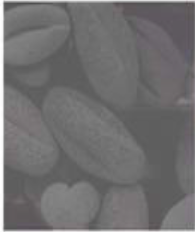
#> input picture ope8/images/image1.png, 195 x 232 px
$ jupyter execute --allow-errors ope8.ipynb
#> lines starting #> are read from the running program, lines starting #| are printed output that depends on the picture
[cell 1]
# 1

import cv2
import matplotlib.pyplot as plt
import numpy as np

src_img = cv2.imread("images/image1.png",cv2.IMREAD_GRAYSCALE)
#> src_img: shape (232, 195); min 78, max 255, mean 111.4

if src_img is None:
    raise FileNotFoundError("Unable to load src image")

# Generating Histogram
img_hist = cv2.calcHist([src_img],[0],None,[256],[0,256])
#> img_hist = 256 values, max 3018 at index 94, min 0 at index 0, mean 176.7

# Histogram Equalization
eqz_img = cv2.equalizeHist(src_img)
eqz_hist = cv2.calcHist(
    [eqz_img],
    [0],
    None,
    [256],
    [0, 256]
)
#> eqz_hist = 256 values, max 3018 at index 39, min 0 at index 4, mean 176.7

# Histogram matching

# adding reference image
ref_img = cv2.imread(
    "/Users/krishsondagar/Krish/sem_5/DSIP/labs/images/yes!.jpg",
    cv2.IMREAD_GRAYSCALE
)
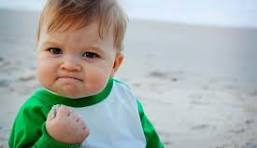
#> input picture images/yes!.jpg, 257 x 148 px, found by its file name
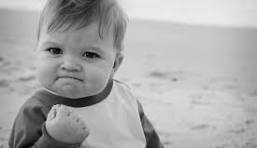
#> ref_img: shape (148, 257); min 0, max 240, mean 170.8

if ref_img is None:
    raise FileNotFoundError("Unable to load reference image")

# calculating histogram
ref_hist = cv2.calcHist([ref_img],[0],None,[256],[0,256])
#> ref_hist = 256 values, max 1131 at index 202, min 0 at index 1, mean 148.6


# normalizing both histogram
src_hist_norm = img_hist / img_hist.sum()
#> src_hist_norm = 256 values, max 0.0667 at index 94, min 0 at index 0, mean 0.00391
ref_hist_norm = ref_hist / ref_hist.sum()
#> ref_hist_norm = 256 values, max 0.0297 at index 202, min 0 at index 1, mean 0.00391

# finding cumulative sum
src_cdf = src_hist_norm.cumsum()
#> src_cdf = 256 values from 0 to 1
ref_cdf = ref_hist_norm.cumsum()
#> ref_cdf = 256 values from 0.000131 to 1

# Find the equivalent values of src_cdf in ref_cdf and store their intensity values in mapping
mapping = np.interp(src_cdf, ref_cdf, range(256))
#> mapping = 256 values from 0 to 255

# Replace source image pixel intensities according to the mapping
matched_img = mapping[src_img].astype(np.uint8)

matched_hist = cv2.calcHist([matched_img],[0],None,[256],[0,256])
#> matched_hist = 256 values, max 3018 at index 123, min 0 at index 0, mean 176.7

x = list(range(256))

plt.figure(figsize=(16,8))

plt.subplot(4,2,1)
plt.title("Original Image")
plt.axis("off")
plt.imshow(src_img,cmap="gray")

plt.subplot(4,2,2)
plt.title("Histogram")
plt.xlabel("pixel values")
plt.ylabel("frequency")
#> (the rest of this cell did not finish here and is left out)

[cell 2]
# 2

import cv2
import matplotlib.pyplot as plt
import numpy as np

src_img = cv2.imread("images/image2.png",cv2.IMREAD_GRAYSCALE)
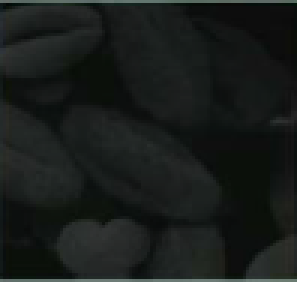
#> input picture ope8/images/image2.png, 99 x 94 px (shown 3 times larger)
#> src_img: shape (94, 99); min 6, max 122, mean 26.6

if src_img is None:
    raise FileNotFoundError("Unable to load src image")

# Generating Histogram
img_hist = cv2.calcHist([src_img],[0],None,[256],[0,256])
#> img_hist = 256 values, max 1027 at index 13, min 0 at index 0, mean 36.35

# Histogram Equalization
eqz_img = cv2.equalizeHist(src_img)
#> eqz_img: shape (94, 99)
eqz_hist = cv2.calcHist(
    [eqz_img],
    [0],
    None,
    [256],
    [0, 256]
)
#> eqz_hist = 256 values, max 1027 at index 36, min 0 at index 2, mean 36.35

# Histogram matching

# adding reference image
ref_img = cv2.imread(
    "/Users/krishsondagar/Krish/sem_5/DSIP/labs/images/yes!.jpg",
    cv2.IMREAD_GRAYSCALE
)

if ref_img is None:
    raise FileNotFoundError("Unable to load reference image")

# calculating histogram
ref_hist = cv2.calcHist([ref_img],[0],None,[256],[0,256])


# normalizing both histogram
src_hist_norm = img_hist / img_hist.sum()
#> src_hist_norm = 256 values, max 0.11 at index 13, min 0 at index 0, mean 0.00391
ref_hist_norm = ref_hist / ref_hist.sum()

# finding cumulative sum
src_cdf = src_hist_norm.cumsum()
ref_cdf = ref_hist_norm.cumsum()

# Find the equivalent values of src_cdf in ref_cdf and store their intensity values in mapping
mapping = np.interp(src_cdf, ref_cdf, range(256))
#> mapping = 256 values from 0 to 240

# Replace source image pixel intensities according to the mapping
matched_img = mapping[src_img].astype(np.uint8)
#> matched_img: shape (94, 99)

matched_hist = cv2.calcHist([matched_img],[0],None,[256],[0,256])
#> matched_hist = 256 values, max 1027 at index 119, min 0 at index 1, mean 36.35

x = list(range(256))

plt.figure(figsize=(16,8))

plt.subplot(4,2,1)
plt.title("Original Image")
plt.axis("off")
plt.imshow(src_img,cmap="gray")

plt.subplot(4,2,2)
plt.title("Histogram")
plt.xlabel("pixel values")
plt.ylabel("frequency")
#> (the rest of this cell did not finish here and is left out)

[cell 3]
# 3

import cv2
import matplotlib.pyplot as plt
import numpy as np

src_img = cv2.imread("images/image3.png",cv2.IMREAD_GRAYSCALE)
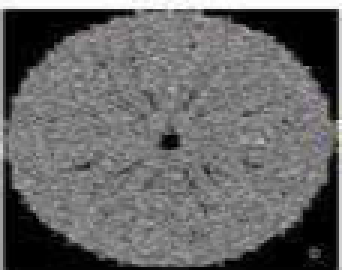
#> input picture ope8/images/image3.png, 114 x 90 px (shown 3 times larger)
#> src_img: shape (90, 114); min 0, max 255, mean 101.9

if src_img is None:
    raise FileNotFoundError("Unable to load src image")

# Generating Histogram
img_hist = cv2.calcHist([src_img],[0],None,[256],[0,256])
#> img_hist = 256 values, max 791 at index 0, min 0 at index 170, mean 40.08

# Histogram Equalization
eqz_img = cv2.equalizeHist(src_img)
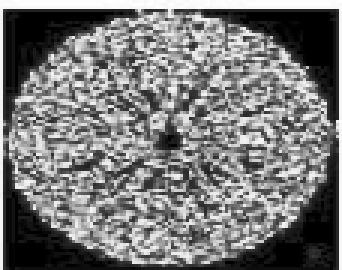
#> eqz_img: shape (90, 114) (shown 3 times larger); min 0, max 255, mean 119.2
eqz_hist = cv2.calcHist(
    [eqz_img],
    [0],
    None,
    [256],
    [0, 256]
)
#> eqz_hist = 256 values, max 791 at index 0, min 0 at index 1, mean 40.08

# Histogram matching

# adding reference image
ref_img = cv2.imread(
    "/Users/krishsondagar/Krish/sem_5/DSIP/labs/images/yes!.jpg",
    cv2.IMREAD_GRAYSCALE
)

if ref_img is None:
    raise FileNotFoundError("Unable to load reference image")

# calculating histogram
ref_hist = cv2.calcHist([ref_img],[0],None,[256],[0,256])


# normalizing both histogram
src_hist_norm = img_hist / img_hist.sum()
#> src_hist_norm = 256 values, max 0.0771 at index 0, min 0 at index 170, mean 0.00391
ref_hist_norm = ref_hist / ref_hist.sum()

# finding cumulative sum
src_cdf = src_hist_norm.cumsum()
#> src_cdf = 256 values from 0.0771 to 1
ref_cdf = ref_hist_norm.cumsum()

# Find the equivalent values of src_cdf in ref_cdf and store their intensity values in mapping
mapping = np.interp(src_cdf, ref_cdf, range(256))
#> mapping = 256 values from 84.04 to 240

# Replace source image pixel intensities according to the mapping
matched_img = mapping[src_img].astype(np.uint8)
#> matched_img: shape (90, 114)

matched_hist = cv2.calcHist([matched_img],[0],None,[256],[0,256])
#> matched_hist = 256 values, max 791 at index 84, min 0 at index 0, mean 40.08

x = list(range(256))

plt.figure(figsize=(16,8))

plt.subplot(4,2,1)
plt.title("Original Image")
plt.axis("off")
plt.imshow(src_img,cmap="gray")

plt.subplot(4,2,2)
plt.title("Histogram")
plt.xlabel("pixel values")
plt.ylabel("frequency")
#> (the rest of this cell did not finish here and is left out)

[cell 4]
# 4

import cv2
import matplotlib.pyplot as plt
import numpy as np

src_img = cv2.imread("images/image4.png",cv2.IMREAD_GRAYSCALE)
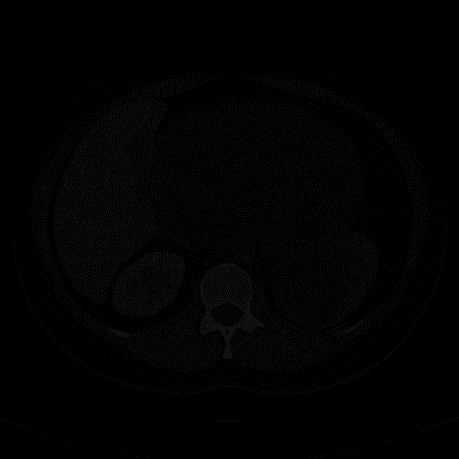
#> input picture ope8/images/image4.png, 459 x 459 px
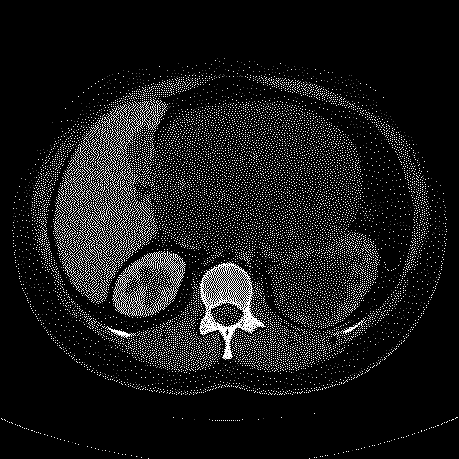
#> src_img: shape (459, 459); min 0, max 17, mean 1.64; drawn with min black and max white

if src_img is None:
    raise FileNotFoundError("Unable to load src image")

# Generating Histogram
img_hist = cv2.calcHist([src_img],[0],None,[256],[0,256])
#> img_hist = 256 values, max 187464 at index 0, min 0 at index 1, mean 823

# Histogram Equalization
eqz_img = cv2.equalizeHist(src_img)
#> eqz_img: shape (459, 459)
eqz_hist = cv2.calcHist(
    [eqz_img],
    [0],
    None,
    [256],
    [0, 256]
)
#> eqz_hist has the same summary as img_hist

# Histogram matching

# adding reference image
ref_img = cv2.imread(
    "/Users/krishsondagar/Krish/sem_5/DSIP/labs/images/yes!.jpg",
    cv2.IMREAD_GRAYSCALE
)

if ref_img is None:
    raise FileNotFoundError("Unable to load reference image")

# calculating histogram
ref_hist = cv2.calcHist([ref_img],[0],None,[256],[0,256])


# normalizing both histogram
src_hist_norm = img_hist / img_hist.sum()
#> src_hist_norm = 256 values, max 0.89 at index 0, min 0 at index 1, mean 0.00391
ref_hist_norm = ref_hist / ref_hist.sum()

# finding cumulative sum
src_cdf = src_hist_norm.cumsum()
#> src_cdf = 256 values from 0.89 to 1
ref_cdf = ref_hist_norm.cumsum()

# Find the equivalent values of src_cdf in ref_cdf and store their intensity values in mapping
mapping = np.interp(src_cdf, ref_cdf, range(256))
#> mapping = 256 values from 210.5 to 240

# Replace source image pixel intensities according to the mapping
matched_img = mapping[src_img].astype(np.uint8)
#> matched_img: shape (459, 459)

matched_hist = cv2.calcHist([matched_img],[0],None,[256],[0,256])
#> matched_hist = 256 values, max 187464 at index 210, min 0 at index 0, mean 823

x = list(range(256))

plt.figure(figsize=(16,8))

plt.subplot(4,2,1)
plt.title("Original Image")
plt.axis("off")
plt.imshow(src_img,cmap="gray")

plt.subplot(4,2,2)
plt.title("Histogram")
plt.xlabel("pixel values")
plt.ylabel("frequency")
#> (the rest of this cell did not finish here and is left out)

[cell 5]
# 5

import cv2
import matplotlib.pyplot as plt
import numpy as np

src_img = cv2.imread("images/image5.png",cv2.IMREAD_GRAYSCALE)
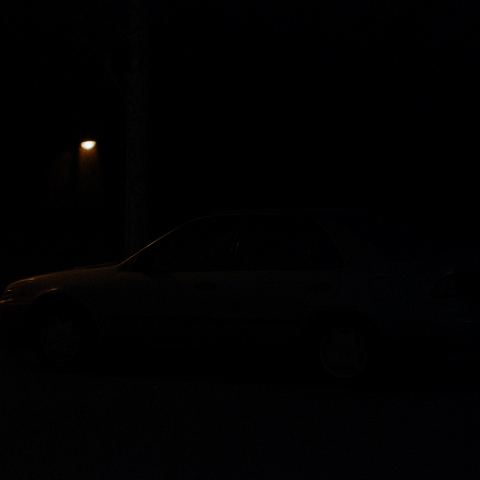
#> input picture ope8/images/image5.png, 480 x 480 px
#> src_img: shape (480, 480); min 0, max 248, mean 1

if src_img is None:
    raise FileNotFoundError("Unable to load src image")

# Generating Histogram
img_hist = cv2.calcHist([src_img],[0],None,[256],[0,256])
#> img_hist = 256 values, max 130373 at index 0, min 0 at index 57, mean 900

# Histogram Equalization
eqz_img = cv2.equalizeHist(src_img)
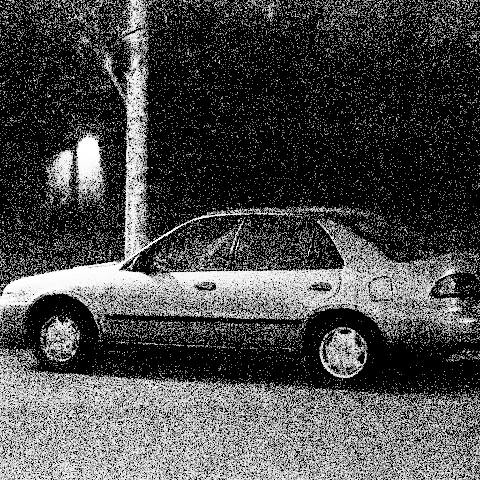
#> eqz_img: shape (480, 480); min 0, max 255, mean 73.8
eqz_hist = cv2.calcHist(
    [eqz_img],
    [0],
    None,
    [256],
    [0, 256]
)
#> eqz_hist = 256 values, max 130373 at index 0, min 0 at index 1, mean 900

# Histogram matching

# adding reference image
ref_img = cv2.imread(
    "/Users/krishsondagar/Krish/sem_5/DSIP/labs/images/yes!.jpg",
    cv2.IMREAD_GRAYSCALE
)

if ref_img is None:
    raise FileNotFoundError("Unable to load reference image")

# calculating histogram
ref_hist = cv2.calcHist([ref_img],[0],None,[256],[0,256])


# normalizing both histogram
src_hist_norm = img_hist / img_hist.sum()
#> src_hist_norm = 256 values, max 0.566 at index 0, min 0 at index 57, mean 0.00391
ref_hist_norm = ref_hist / ref_hist.sum()

# finding cumulative sum
src_cdf = src_hist_norm.cumsum()
#> src_cdf = 256 values from 0.566 to 1
ref_cdf = ref_hist_norm.cumsum()

# Find the equivalent values of src_cdf in ref_cdf and store their intensity values in mapping
mapping = np.interp(src_cdf, ref_cdf, range(256))
#> mapping = 256 values from 189.1 to 255

# Replace source image pixel intensities according to the mapping
matched_img = mapping[src_img].astype(np.uint8)
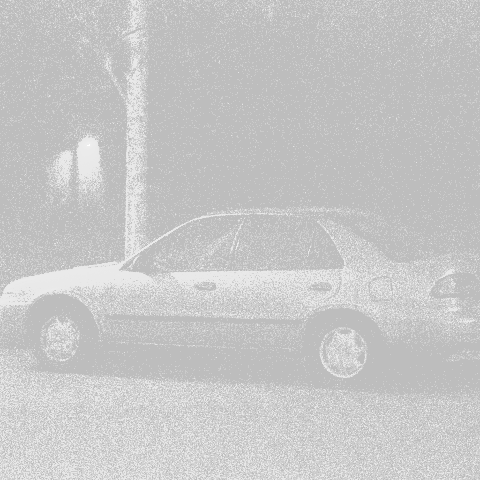
#> matched_img: shape (480, 480); min 189, max 255, mean 198.8

matched_hist = cv2.calcHist([matched_img],[0],None,[256],[0,256])
#> matched_hist = 256 values, max 130373 at index 189, min 0 at index 0, mean 900

x = list(range(256))

plt.figure(figsize=(16,8))

plt.subplot(4,2,1)
plt.title("Original Image")
plt.axis("off")
plt.imshow(src_img,cmap="gray")

plt.subplot(4,2,2)
plt.title("Histogram")
plt.xlabel("pixel values")
plt.ylabel("frequency")
#> (the rest of this cell did not finish here and is left out)
